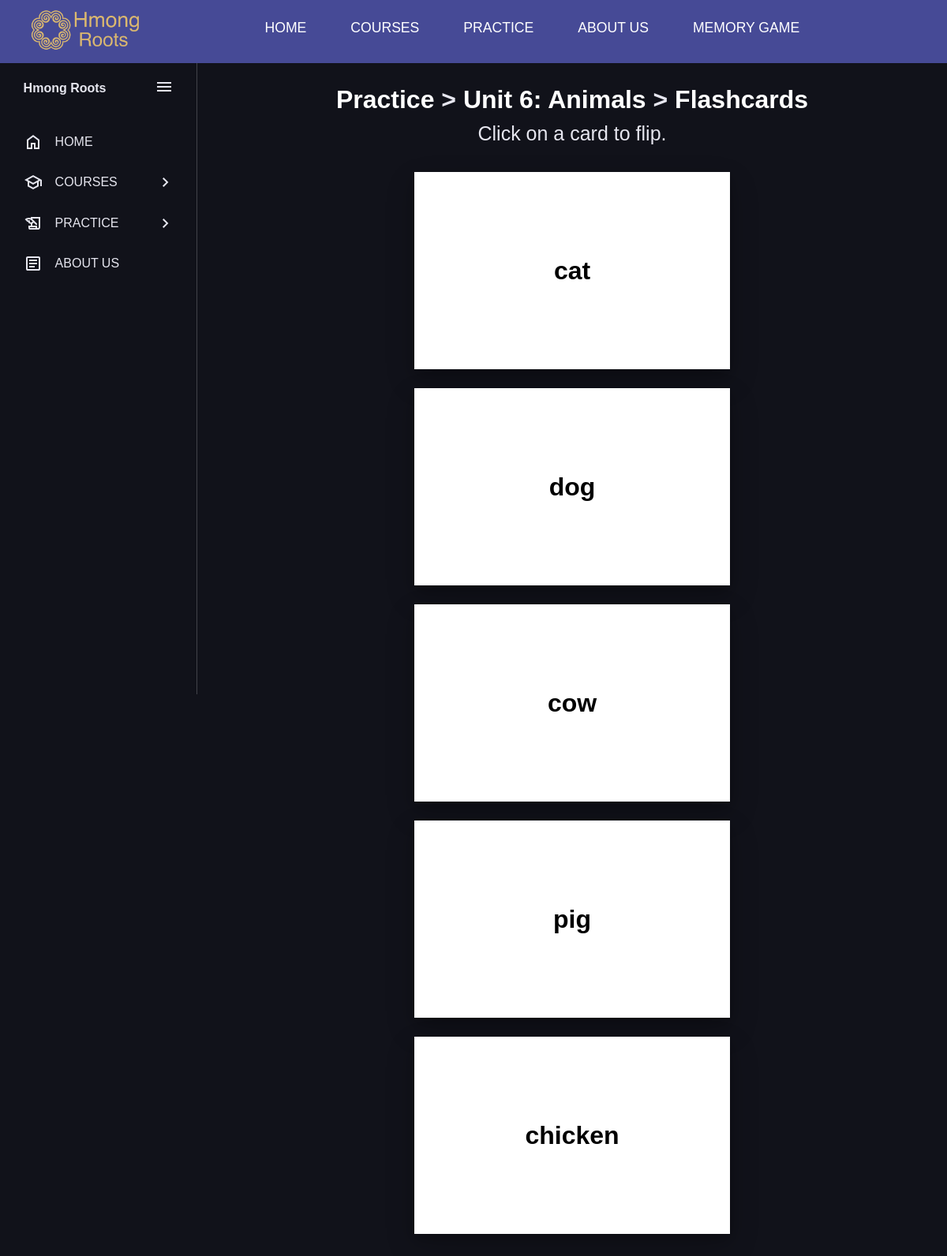
Page /practice/p6_animals/flashcards/ on the committed database.
### main/models.py (models this page shows, shortened)
class Word(models.Model):
    english_word = models.CharField(max_length=255)
    hmong_word = models.CharField(max_length=255)
    category = models.CharField(max_length=255, blank=True, null=True)
    male_audio_url = models.TextField(blank=True, null=True)
    female_audio_url = models.TextField(blank=True, null=True)
    pronunciation_video_url = models.TextField(blank=True, null=True)
    real_video_url = models.TextField(blank=True, null=True)
    animated_video_url = models.TextField(blank=True, null=True)
    image_filename = models.CharField(max_length=255, blank=True, null=True)

### main/views.py (the view)
# urls.py: path('practice/p6_animals/flashcards/', views.p6_animals_cards, name='p6_animals_cards'),
def p6_animals_cards(request):
    words = Word.objects.filter(category="Animals")
    return render(request, 'practice/p6_animals_cards.html', {'words': words})

### main/templates/practice/p6_animals_cards.html
{% extends 'base.html' %}
{% load static %}
{% block content %}
<h1>
    <a href="{% url 'practice' %}" class="heading-link">Practice</a>
     >
    <a href="{% url 'p6_animals' %}" class="heading-link">Unit 6: Animals</a>
     >
    <a href="{% url 'p6_animals_cards' %}" class="heading-link">Flashcards</a>
</h1>
<p style="text-align: center; margin-top: 15px; margin-bottom: 5px; font-size: 25px;">Click on a card to flip.</p>
<div id="flashcard-container" class="flashcard-container">
    {% for word in words %}
    <div class="card-wrapper">
        <div class="card-body">
            <div class="card-front">
                <p>{{ word.english_word }}</p>
            </div>
            <div class="card-back">
                <p>{{ word.hmong_word }}</p>
            </div>
        </div>
    </div>
    {% endfor %}
</div>
{% endblock %}

### main/static/css/styles.css (style rules this page uses)
:root { --base-color: #11121a; --line-color: #42434a; --hover-color: #222533; --text-color: #e6e6ef; --accent-color: #f77062; --secondary-text-color: #b0b3c1; --secondary-color: #464A96; }
* { box-sizing: border-box; margin: 0; padding: 0; font-family: 'Poppins', sans-serif; }
html { line-height: 1.5rem; }
h1 { text-align: center; margin-top: 5px; margin-bottom: 5px; line-height: 1; }
.flashcard-container { display: flex; flex-wrap: wrap; justify-content: center; gap: 1.5rem; padding: 2rem 0; }
.card-wrapper { width: 25rem; height: 250px; perspective: 1000px; }
.card-body { position: relative; width: 100%; height: 100%; text-align: center; transition: transform 0.6s; transform-style: preserve-3d; box-shadow: 0 15px 35px rgba(0,0,0,0.2), 0 5px 15px rgba(0,0,0,0.19); cursor: pointer; }
.card-front, .card-back { background-color: #ffffff; position: absolute; width: 100%; height: 100%; backface-visibility: hidden; display: flex; align-items: center; justify-content: center; font-size: xx-large; padding: 1rem; flex-direction: column; }
.card-back { transform: rotateX(180deg); }
.card-front p, .card-back p { margin: 0; font-weight: bold; color: black; }
.heading-link { color: #fff; justify-content: center; text-decoration: none; }

### rows in the picture
Word: english_word "cat"
Word: english_word "dog"
Word: english_word "cow"
Word: english_word "pig"
Word: english_word "chicken"
